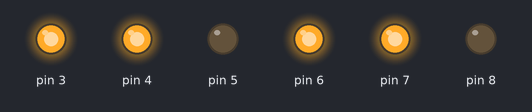
Bench run of a sketch on a simulated Arduino Uno, built with avr-gcc and run on an emulated ATmega328P. Shown: output pins drawn as LEDs (lit = HIGH).

Above: at 0.7 s.
At 2.2 s:
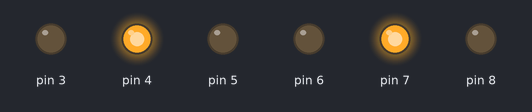
At 3.3 s:
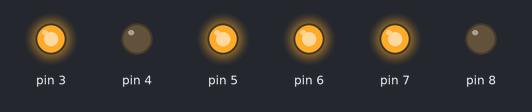
Timing chart, 0 to 4.3 s (numbered marks = the images above):
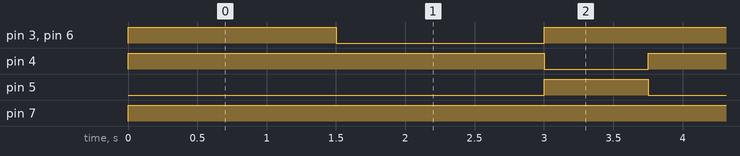

Measured:
- by itself, pin 3, pin 6: repeats every 3.8 s: LOW 1.5 s, HIGH 2.3 s
- by itself, pin 4: alternates HIGH for 3.0 s and LOW for 0.75 s
- by itself, pin 5: alternates HIGH for 0.75 s and LOW for 3.0 s
- by itself, pin 7: LOW → HIGH at 0.00 s

The sketch:

Coche_giro_sobre_eje.ino
```cpp
void setup() {
  // put your setup code here, to run once:
  pinMode(3,OUTPUT);
  pinMode(4,OUTPUT);
  pinMode(5,OUTPUT);
  pinMode(6,OUTPUT);
  pinMode(7,OUTPUT);
  pinMode(8,OUTPUT);
}

void loop() {
  // put your main code here, to run repeatedly:
  digitalWrite(3,HIGH);
  digitalWrite(4,HIGH);
  digitalWrite(5,LOW);
  digitalWrite(6,HIGH);
  digitalWrite(7,HIGH);
  digitalWrite(8,LOW);
  delay(1500);
  digitalWrite(3,LOW);
  digitalWrite(6,LOW);
  delay(1500);
  digitalWrite(3,HIGH);
  digitalWrite(4,LOW);
  digitalWrite(5,HIGH);
  digitalWrite(6,HIGH);
  digitalWrite(7,HIGH);
  digitalWrite(8,LOW);
  delay(750);
}
```
